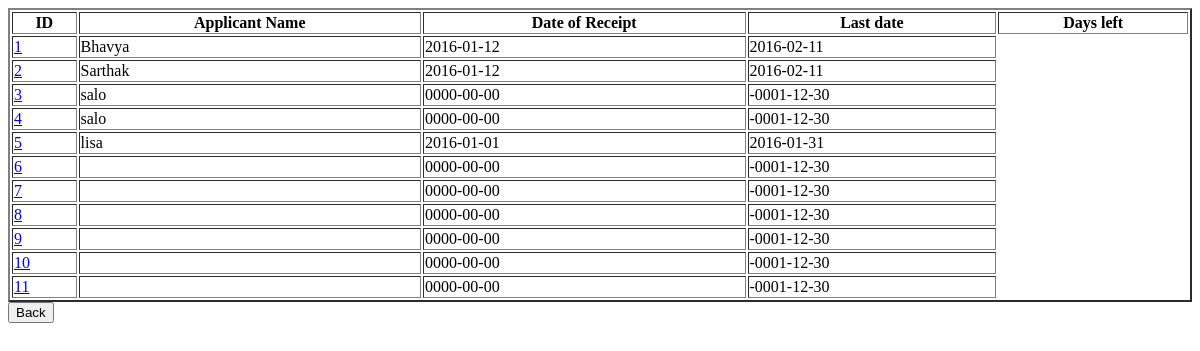
Page /prev_rti.php on the earlier database version.
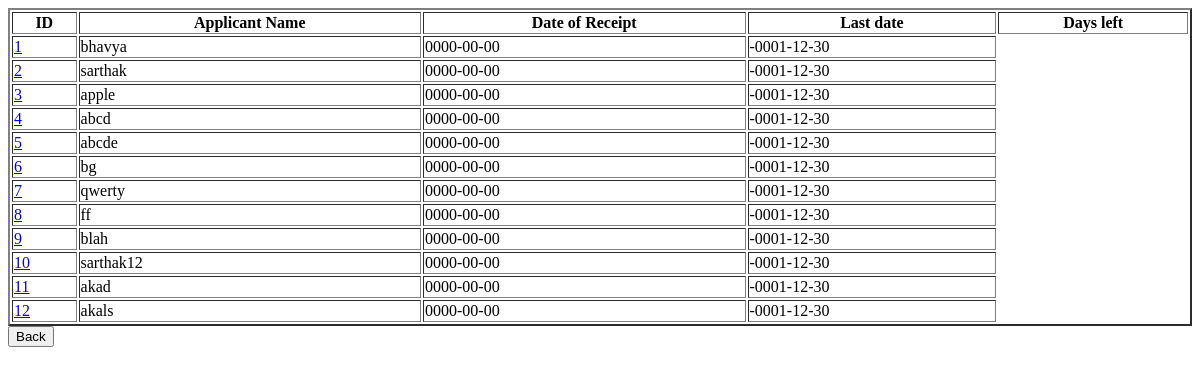
Same page on the later database version.
### tables this page shows
CREATE TABLE `add_rti` (
  `id` int(11) NOT NULL,
  `name` varchar(30) NOT NULL,
  `gender` varchar(15) NOT NULL,
  `address` varchar(100) NOT NULL,
  `pin_code` int(11) NOT NULL,
  `state` varchar(20) NOT NULL,
  `country` varchar(10) NOT NULL,
  `phone_no` varchar(15) NOT NULL,
  `mobile` varchar(15) NOT NULL,
  `email` varchar(40) NOT NULL,
  `citizenship` varchar(15) NOT NULL,
  `date_of_receipt` date NOT NULL,
  `date_of_receipt_cio` date NOT NULL,
  `timespan` int(11) NOT NULL,
  `fee_enclosed` varchar(10) NOT NULL,
  `fee_deposit_date` date NOT NULL,
  `pay_mode` varchar(20) NOT NULL
);

### prev_rti.php (the view, shortened to what this page needs)
<!DOCTYPE html>
<html>
	<head>
	</head>
<body>
<?php
	$query=" SELECT * FROM add_rti";
    $res=mysqli_query($conn,$query);
	echo "<table  width=100% border=2>" ;
	echo "<form method=post action='./back.php'><tr>
			<th>ID</th>
			<th>Applicant Name</th>
			<th>Date of Receipt</th>
			<th>Last date</th>
			<th>Days left</th>
		</tr>";
	while($r=mysqli_fetch_assoc($res))
	{
		echo "<tr>";
			echo "<td>";
			echo "<a href='previd.php?id=".$r['id']."'>".$r['id']." </a></td>";
			echo "<td>".$r['name']."</td>";
			echo "<td>".$r['date_of_receipt_cio']."</td>";
			$d1=strtotime("$r[date_of_receipt_cio]");
		$mth=0;
		$day=30;
		$yr=0;
		$d2=date('Y-m-d h:i:s',mktime(date('h',$d1),date('i',$d1),date('s',$d1),date('m',$d1)+$mth,date('d',$d1)+$day,date('Y',$d1)+$yr));
		echo "<td>".date("Y-m-d",strtotime($d2))."</td>";
		echo "</tr>";
	}
	echo "</table>";
?>
	<input type="submit" name="back" value="Back" />
</body>
</html>

Differences in the rows shown:
changed add_rti id 1: name "Bhavya" → "bhavya"; date_of_receipt_cio "2016-01-12" → "0000-00-00"; date_of_receipt_cio "2016-02-11" → "-0001-12-30"
changed add_rti id 2: name "Sarthak" → "sarthak"; date_of_receipt_cio "2016-01-12" → "0000-00-00"; date_of_receipt_cio "2016-02-11" → "-0001-12-30"
changed add_rti id 3: name "salo" → "apple"
changed add_rti id 4: name "salo" → "abcd"
changed add_rti id 5: name "lisa" → "abcde"; date_of_receipt_cio "2016-01-01" → "0000-00-00"; date_of_receipt_cio "2016-01-31" → "-0001-12-30"
changed add_rti id 6: name (not shown) → "bg"
changed add_rti id 7: name (not shown) → "qwerty"
changed add_rti id 8: name (not shown) → "ff"
changed add_rti id 9: name (not shown) → "blah"
changed add_rti id 10: name (not shown) → "sarthak12"
changed add_rti id 11: name (not shown) → "akad"
added add_rti: id "12", name "akals", date_of_receipt_cio "0000-00-00", date_of_receipt_cio "-0001-12-30"
